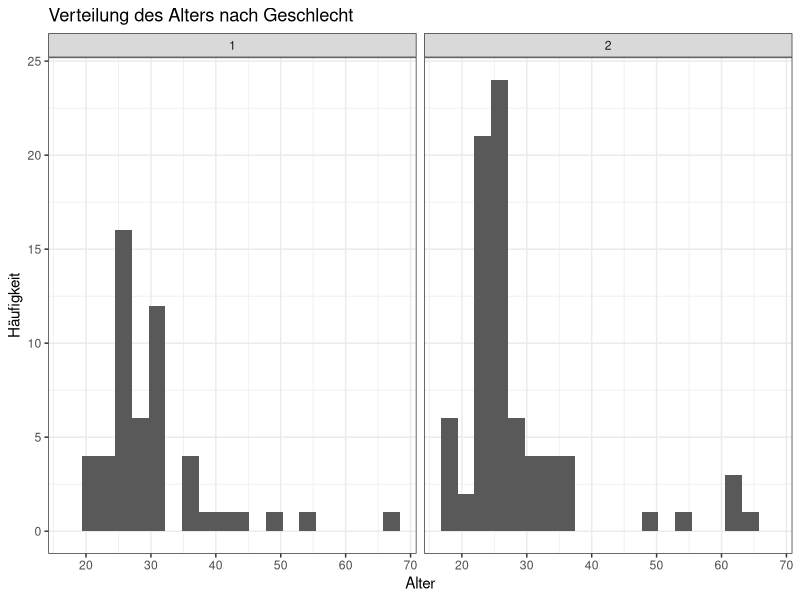
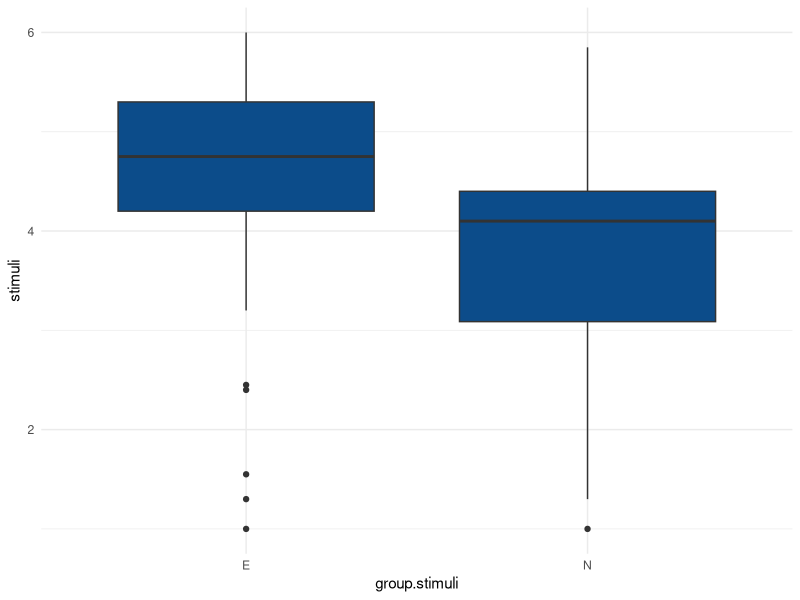
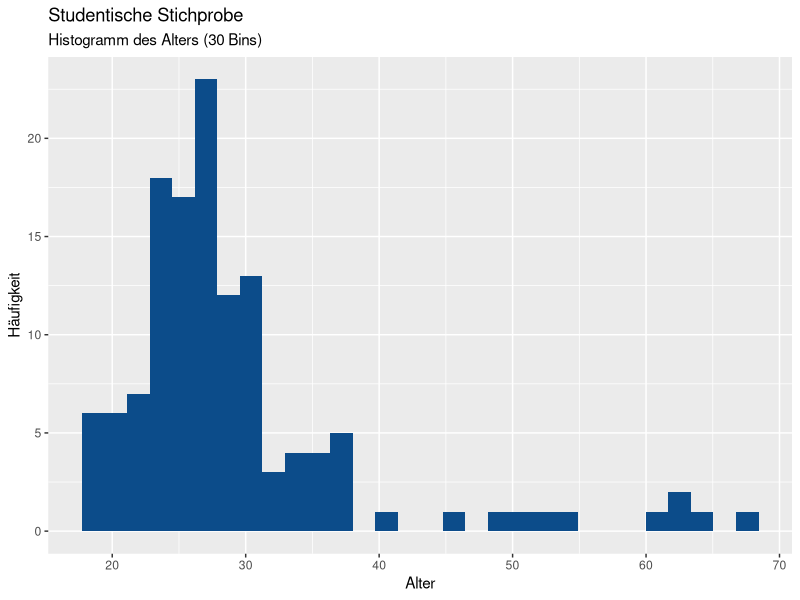

Source code (R) for these figures, in order:
## ---- chunk 1
knitr::opts_chunk$set(echo = TRUE)
## ---- chunk 2

library(tidyverse)
library(haven)
library(sjlabelled)
library(knitr)
library(psych)

datensatz <- read.csv("datensatz.csv", sep = ";")

## ---- chunk 3

psych::describe(datensatz) %>% kable()

datensatz %>% ggplot() + aes(x = age) + geom_histogram(bins = 20) + labs(x = "Alter", y = "Häufigkeit", title = "Verteilung des Alters nach Geschlecht") + 
  facet_wrap(~gender) + 
  theme_bw()

#ggsave("alters_histogram.pdf")

library(ggplot2)

ggplot(data = datensatz) +
  aes(x = group.stimuli, y = stimuli) +
  geom_boxplot(fill = "#0c4c8a") +
  theme_minimal()
library(ggplot2)

ggplot(data = datensatz) +
  aes(x = age) + 
  geom_histogram(bins = 30, fill = "#0c4c8a") +
  labs(x = "Alter", y = "Häufigkeit", title = "Studentische Stichprobe", subtitle =  "Histogramm des Alters (30 Bins)") + 
  theme_grey()

#ggsave("histogram_age.jpg")
